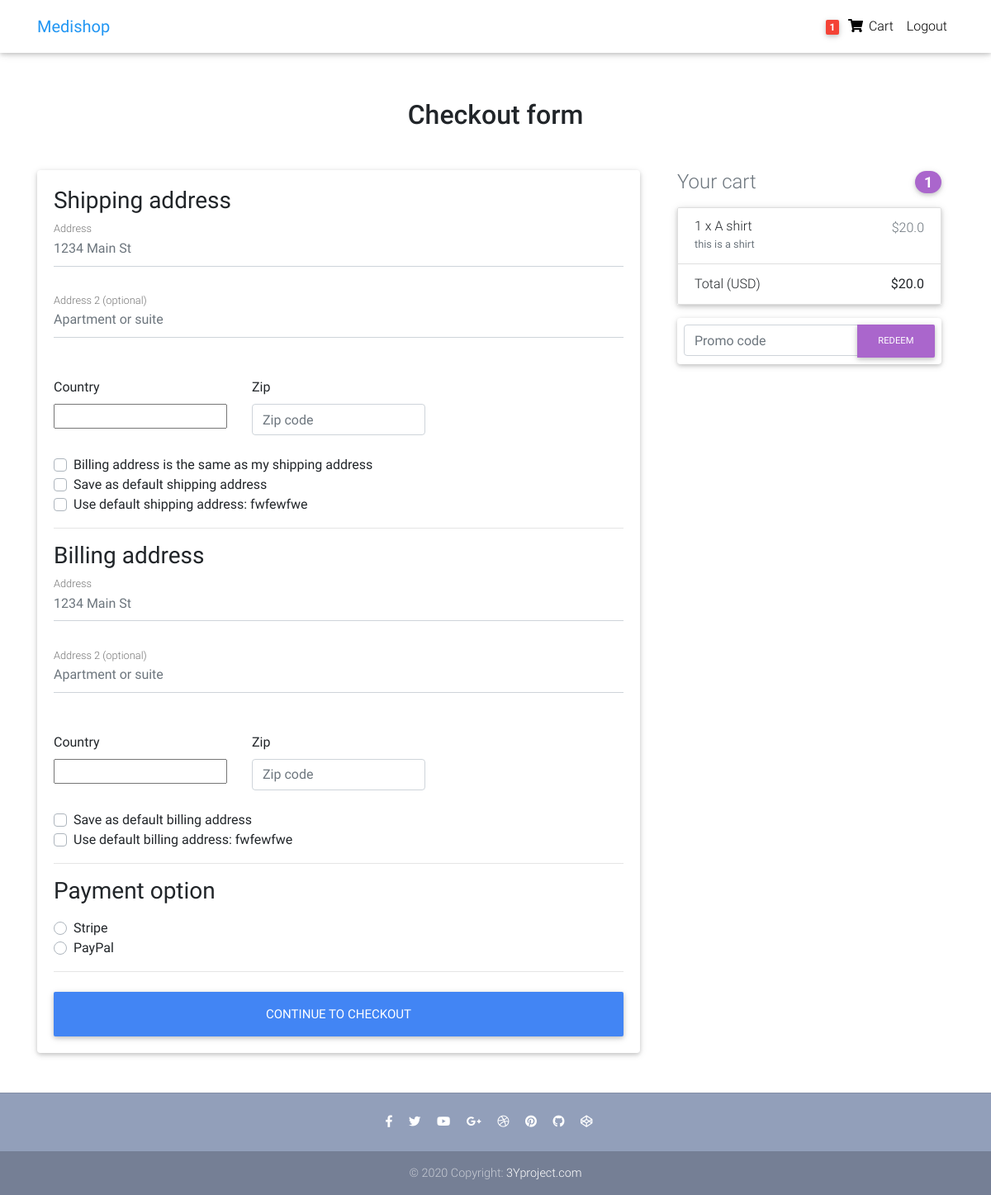
/checkout/ (signed in), run on an earlier commit of the app's database.
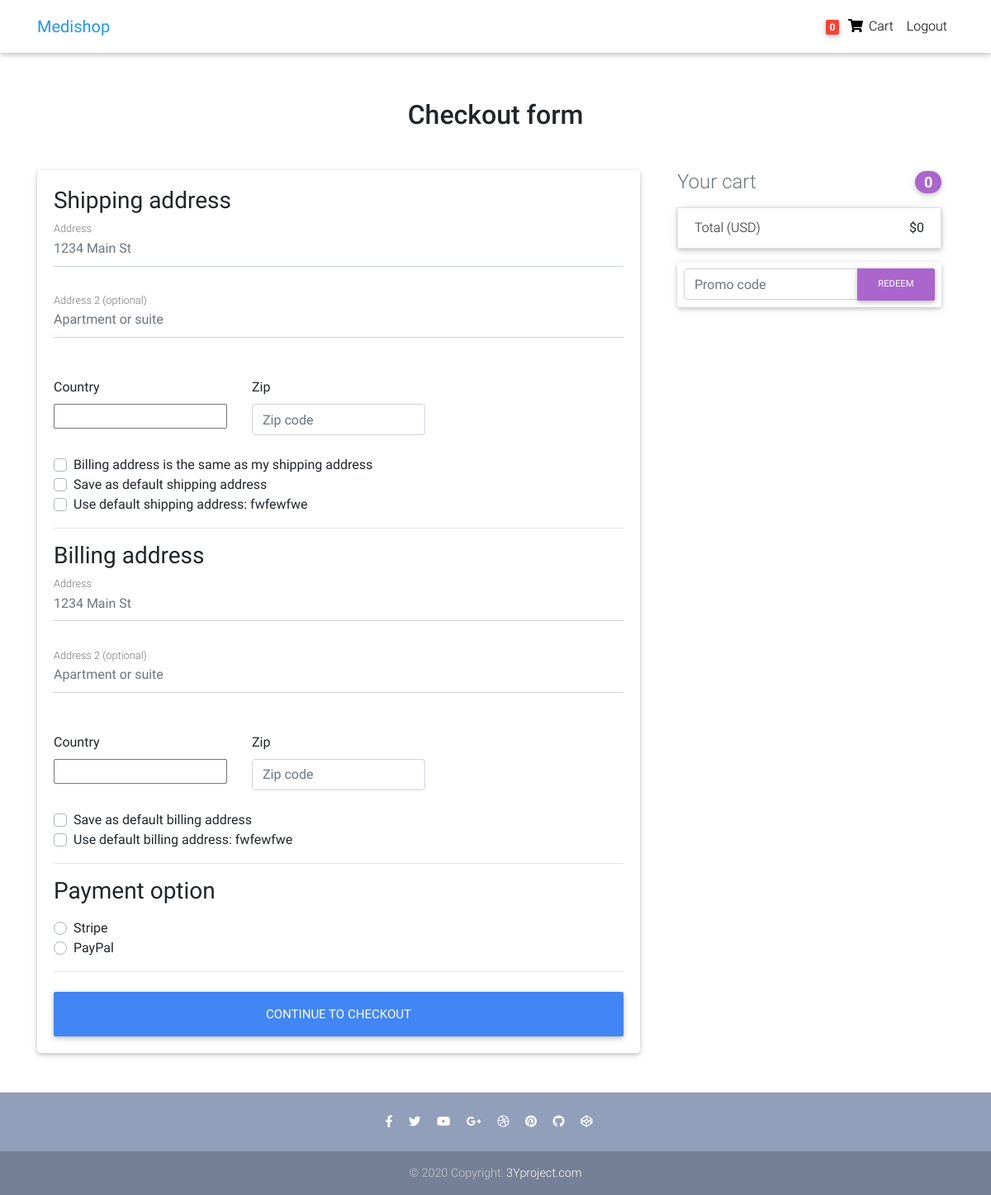
And on a later commit of the database.
### core/models.py (models this page shows, shortened)
class Order(models.Model):
    user = models.ForeignKey(settings.AUTH_USER_MODEL,
                             on_delete=models.CASCADE)
    ref_code = models.CharField(max_length=20, blank=True, null=True)
    items = models.ManyToManyField(OrderItem)
    start_date = models.DateTimeField(auto_now_add=True)
    ordered_date = models.DateTimeField()
    ordered = models.BooleanField(default=False)
    shipping_address = models.ForeignKey(
        'Address', related_name='shipping_address', on_delete=models.SET_NULL, blank=True, null=True)
    billing_address = models.ForeignKey(
        'Address', related_name='billing_address', on_delete=models.SET_NULL, blank=True, null=True)
    payment = models.ForeignKey(
        'Payment', on_delete=models.SET_NULL, blank=True, null=True)
    coupon = models.ForeignKey(
        'Coupon', on_delete=models.SET_NULL, blank=True, null=True)
    being_delivered = models.BooleanField(default=False)
    received = models.BooleanField(default=False)
    refund_requested = models.BooleanField(default=False)
    refund_granted = models.BooleanField(default=False)
    '''
    1. Item added to cart
    2. Adding a billing address
    (Failed checkout)
    3. Payment
    (Preprocessing, processing, packaging etc.)
    4. Being delivered
    5. Received
    6. Refunds
    '''
    def get_total(self):
        total = 0
        for order_item in self.items.all():
            total += order_item.get_final_price()
        if self.coupon:
            total -= self.coupon.amount
        return total

class OrderItem(models.Model):
    user = models.ForeignKey(settings.AUTH_USER_MODEL,
                             on_delete=models.CASCADE)
    ordered = models.BooleanField(default=False)
    item = models.ForeignKey(Item, on_delete=models.CASCADE)
    quantity = models.IntegerField(default=1)
    def get_total_discount_item_price(self):
        return self.quantity * self.item.discount_price
    def get_final_price(self):
        if self.item.discount_price:
            return self.get_total_discount_item_price()
        return self.get_total_item_price()

class Item(models.Model):
    title = models.CharField(max_length=100)
    price = models.FloatField()
    discount_price = models.FloatField(blank=True, null=True)
    category = models.CharField(choices=CATEGORY_CHOICES, max_length=2)
    label = models.CharField(choices=LABEL_CHOICES, max_length=1)
    slug = models.SlugField()
    description = models.TextField()
    image = models.ImageField()

### core/views.py (the view, shortened to what this page needs)
# urls.py: path('checkout/', CheckoutView.as_view(), name='checkout'),
class CheckoutView(View):
    def get(self, *args, **kwargs):
        try:
            order = Order.objects.get(user=self.request.user, ordered=False)
            form = CheckoutForm()
            context = {
                'form': form,
                'couponform': CouponForm(),
                'order': order,
                'DISPLAY_COUPON_FORM': True
            }
            shipping_address_qs = Address.objects.filter(
                user=self.request.user,
                address_type='S',
                default=True
            )
            if shipping_address_qs.exists():
                context.update(
                    {'default_shipping_address': shipping_address_qs[0]})
            billing_address_qs = Address.objects.filter(
                user=self.request.user,
                address_type='B',
                default=True
            )
            if billing_address_qs.exists():
                context.update(
                    {'default_billing_address': billing_address_qs[0]})
            return render(self.request, "checkout.html", context)
        except ObjectDoesNotExist:
            messages.info(self.request, "You do not have an active order")
            return redirect("core:checkout")

### core/forms.py
class CheckoutForm(forms.Form):
    shipping_address = forms.CharField(required=False)
    shipping_address2 = forms.CharField(required=False)
    shipping_country = CountryField(blank_label='(select country)').formfield(
        required=False,
        widget=CountrySelectWidget(attrs={
            'class': 'custom-select d-block w-100',
        }))
    shipping_zip = forms.CharField(required=False)
    billing_address = forms.CharField(required=False)
    billing_address2 = forms.CharField(required=False)
    billing_country = CountryField(blank_label='(select country)').formfield(
        required=False,
        widget=CountrySelectWidget(attrs={
            'class': 'custom-select d-block w-100',
        }))
    billing_zip = forms.CharField(required=False)
    same_billing_address = forms.BooleanField(required=False)
    set_default_shipping = forms.BooleanField(required=False)
    use_default_shipping = forms.BooleanField(required=False)
    set_default_billing = forms.BooleanField(required=False)
    use_default_billing = forms.BooleanField(required=False)
    payment_option = forms.ChoiceField(
        widget=forms.RadioSelect, choices=PAYMENT_CHOICES)

### templates/checkout.html (shortened to what the changed rows need)
{% extends "base.html" %}
{% load crispy_forms_tags %}
{% block content %}
  <main >
    <div class="container wow fadeIn">
      <h2 class="my-5 h2 text-center">Checkout form</h2>
      <div class="row">
        <div class="col-md-8 mb-4">
          <div class="card">
            <form method="POST" class="card-body">
              <div class="d-block my-3">
                {% for value, name in form.fields.payment_option.choices %}
                <div class="custom-control custom-radio">
                  <label class="custom-control-label" for="{{ name }}">{{ name }}</label>
                </div>
                {% endfor %}
              </div>
            </form>
          </div>
        </div>
        <div class="col-md-4 mb-4">
          {% include "order_snippet.html" %}
        </div>
      </div>
    </div>
  </main>
{% endblock content %}

### templates/navbar.html (shortened to what this page needs)
{% load cart_template_tags %}
<nav class="navbar fixed-top navbar-expand-lg navbar-light white scrolling-navbar">
    <div class="container">
      <a class="navbar-brand waves-effect" href="/">
        <strong class="blue-text">Medishop</strong>
      </a>
      <div class="collapse navbar-collapse" id="navbarSupportedContent">
        <ul class="navbar-nav nav-flex-icons">
          {% if request.user.is_authenticated %}
          <li class="nav-item">
            <a href="{% url 'core:order-summary' %}" class="nav-link waves-effect">
              <span class="badge red z-depth-1 mr-1"> {{ request.user|cart_item_count }} </span>
              <i class="fas fa-shopping-cart"></i>
              <span class="clearfix d-none d-sm-inline-block"> Cart </span>
            </a>
          </li>
          <li class="nav-item">
            <a class="nav-link waves-effect" href="{% url 'account_logout' %}">
              <span class="clearfix d-none d-sm-inline-block"> Logout </span>
            </a>
          </li>
          {% endif %}
        </ul>
      </div>
    </div>
  </nav>

### templates/order_snippet.html (shortened to what this page needs)
<div class="col-md-12 mb-4">
    <h4 class="d-flex justify-content-between align-items-center mb-3">
    <span class="text-muted">Your cart</span>
    <span class="badge badge-secondary badge-pill">{{ order.items.count }}</span>
    </h4>
    <ul class="list-group mb-3 z-depth-1">
    {% for order_item in order.items.all %}
    <li class="list-group-item d-flex justify-content-between lh-condensed">
        <div>
        <h6 class="my-0">{{ order_item.quantity }} x {{ order_item.item.title}}</h6>
        <small class="text-muted">{{ order_item.item.description}}</small>
        </div>
        <span class="text-muted">${{ order_item.get_final_price }}</span>
    </li>
    {% endfor %}
    <li class="list-group-item d-flex justify-content-between">
        <span>Total (USD)</span>
        <strong>${{ order.get_total }}</strong>
    </li>
    </ul>
    {% if DISPLAY_COUPON_FORM %}
    <form class="card p-2" action="{% url 'core:add-coupon' %}" method="POST">
        <div class="input-group">
            {{ couponform.code }}
            <div class="input-group-append">
            <button class="btn btn-secondary btn-md waves-effect m-0" type="submit">Redeem</button>
            </div>
        </div>
    </form>
    {% endif %}
</div>

What changed in the data, as far as the page shows it:
removed OrderItem: quantity "1", item "A shirt", item.description "this is a shirt", get_final_price "20.0"
computed for Order: items.count "1" → "0"; get_total "20.0" → "0"
Also different on the page:
{{ request.user|cart_item_count }}: "1" → "0"
